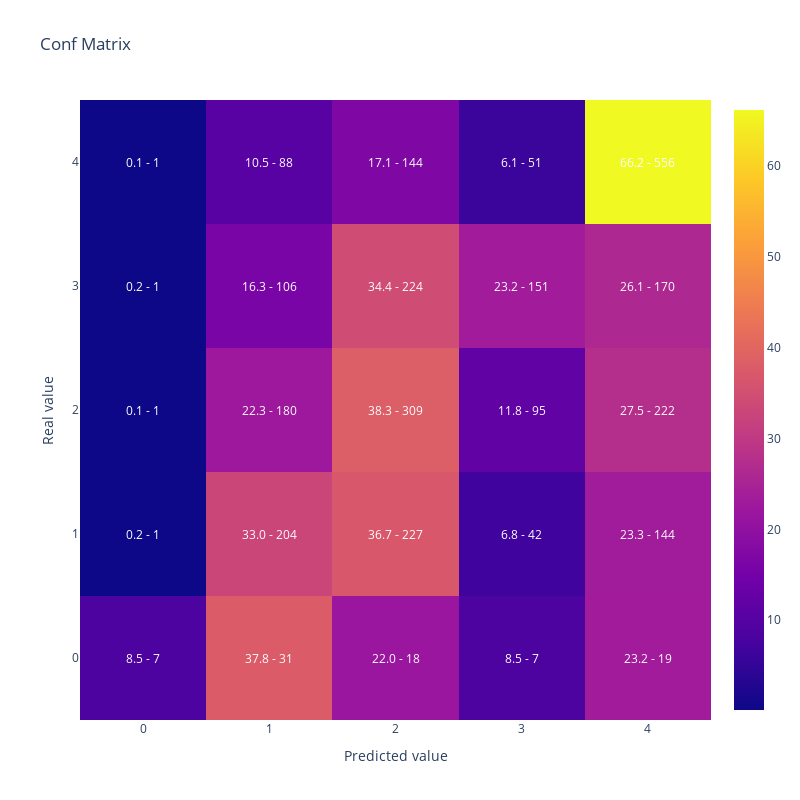

Notebook source saved alongside this figure:
### Code cell
#MAtriz de confusion y Kappa dfe OVA
y_pred = lgb_model.predict(X_test).argmax(axis=1)

display(plot_confusion_matrix(y_test,y_pred))

{'kappa':cohen_kappa_score(y_test,
                y_pred,
                weights = 'quadratic'),
 'accuracy':accuracy_score(y_test,y_pred),
 'balanced_accuracy':balanced_accuracy_score(y_test,y_pred)}

### Figure 1 — Plotly figure (JSON) as saved in the notebook; plotly's stock layout.template omitted (floating-point values rounded to 4 significant figures)
{"data": [{"type": "heatmap", "x": [0, 1, 2, 3, 4], "y": [0, 1, 2, 3, 4], "z": [[8.537, 37.8, 21.95, 8.537, 23.17], [0.1618, 33.01, 36.73, 6.796, 23.3], [0.1239, 22.3, 38.29, 11.77, 27.51], [0.1534, 16.26, 34.36, 23.16, 26.07], [0.119, 10.48, 17.14, 6.071, 66.19]]}], "layout": {"annotations": [{"font": {"color": "white"}, "showarrow": false, "text": "8.5 - 7", "x": 0, "xref": "x", "y": 0, "yref": "y"}, {"font": {"color": "white"}, "showarrow": false, "text": "37.8 - 31", "x": 1, "xref": "x", "y": 0, "yref": "y"}, {"font": {"color": "white"}, "showarrow": false, "text": "22.0 - 18", "x": 2, "xref": "x", "y": 0, "yref": "y"}, {"font": {"color": "white"}, "showarrow": false, "text": "8.5 - 7", "x": 3, "xref": "x", "y": 0, "yref": "y"}, {"font": {"color": "white"}, "showarrow": false, "text": "23.2 - 19", "x": 4, "xref": "x", "y": 0, "yref": "y"}, {"font": {"color": "white"}, "showarrow": false, "text": "0.2 - 1", "x": 0, "xref": "x", "y": 1, "yref": "y"}, {"font": {"color": "white"}, "showarrow": false, "text": "33.0 - 204", "x": 1, "xref": "x", "y": 1, "yref": "y"}, {"font": {"color": "white"}, "showarrow": false, "text": "36.7 - 227", "x": 2, "xref": "x", "y": 1, "yref": "y"}, {"font": {"color": "white"}, "showarrow": false, "text": "6.8 - 42", "x": 3, "xref": "x", "y": 1, "yref": "y"}, {"font": {"color": "white"}, "showarrow": false, "text": "23.3 - 144", "x": 4, "xref": "x", "y": 1, "yref": "y"}, {"font": {"color": "white"}, "showarrow": false, "text": "0.1 - 1", "x": 0, "xref": "x", "y": 2, "yref": "y"}, {"font": {"color": "white"}, "showarrow": false, "text": "22.3 - 180", "x": 1, "xref": "x", "y": 2, "yref": "y"}, {"font": {"color": "white"}, "showarrow": false, "text": "38.3 - 309", "x": 2, "xref": "x", "y": 2, "yref": "y"}, {"font": {"color": "white"}, "showarrow": false, "text": "11.8 - 95", "x": 3, "xref": "x", "y": 2, "yref": "y"}, {"font": {"color": "white"}, "showarrow": false, "text": "27.5 - 222", "x": 4, "xref": "x", "y": 2, "yref": "y"}, {"font": {"color": "white"}, "showarrow": false, "text": "0.2 - 1", "x": 0, "xref": "x", "y": 3, "yref": "y"}, {"font": {"color": "white"}, "showarrow": false, "text": "16.3 - 106", "x": 1, "xref": "x", "y": 3, "yref": "y"}, {"font": {"color": "white"}, "showarrow": false, "text": "34.4 - 224", "x": 2, "xref": "x", "y": 3, "yref": "y"}, {"font": {"color": "white"}, "showarrow": false, "text": "23.2 - 151", "x": 3, "xref": "x", "y": 3, "yref": "y"}, {"font": {"color": "white"}, "showarrow": false, "text": "26.1 - 170", "x": 4, "xref": "x", "y": 3, "yref": "y"}, {"font": {"color": "white"}, "showarrow": false, "text": "0.1 - 1", "x": 0, "xref": "x", "y": 4, "yref": "y"}, {"font": {"color": "white"}, "showarrow": false, "text": "10.5 - 88", "x": 1, "xref": "x", "y": 4, "yref": "y"}, {"font": {"color": "white"}, "showarrow": false, "text": "17.1 - 144", "x": 2, "xref": "x", "y": 4, "yref": "y"}, {"font": {"color": "white"}, "showarrow": false, "text": "6.1 - 51", "x": 3, "xref": "x", "y": 4, "yref": "y"}, {"font": {"color": "white"}, "showarrow": false, "text": "66.2 - 556", "x": 4, "xref": "x", "y": 4, "yref": "y"}], "height": 800, "title": {"text": "Conf Matrix"}, "width": 800, "xaxis": {"title": {"text": "Predicted value"}}, "yaxis": {"title": {"text": "Real value"}}}}
